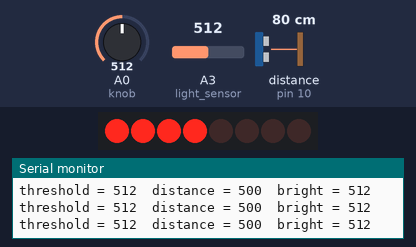
The sketch below on a simulated Arduino Uno, built with avr-gcc and run on an emulated ATmega328P. Parts: 8 shift-register outputs drawn as a row of LEDs (first output left, lit = HIGH), the last lines printed to the serial monitor. Wiring (inferred from the names in the program): ultrasonic range finder: trigger pin 11; echo pin 10; shift register (74HC595): data pin 7; shift clock pin 8; latch pin 9. Wiring (inferred from the signals the program sends): row of LEDs: on Q0, Q1, Q2, Q3, Q4, Q5, Q6, Q7. Inputs (shaded band) come from the test bench; at power-on: distance to the obstacle (sensor on pin 10) 80 cm, A3 (light_sensor) = 512, A0 (knob) = 512. The echo pulse lasts 58.3 µs per cm.

Above: at 1.3 s.
1.4 s: distance to the obstacle (sensor on pin 10) set to 2 cm
At 2.4 s:
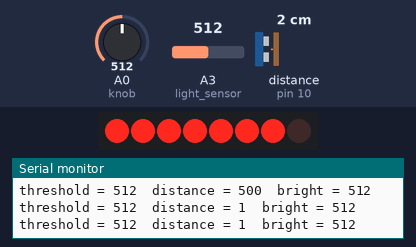
3.0 s: A3 (light_sensor) set to 525
At 3.9 s:
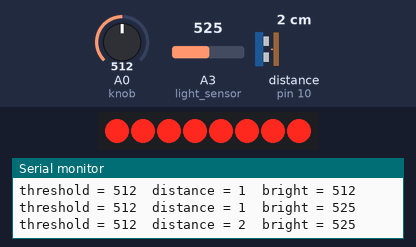
4.5 s: A3 (light_sensor) set to 511
At 5.3 s:
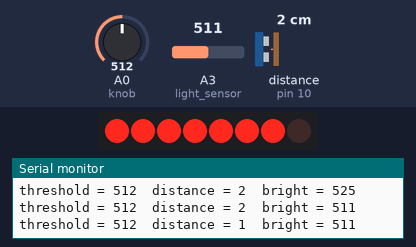
6.0 s: distance to the obstacle (sensor on pin 10) set to 9 cm
At 6.7 s:
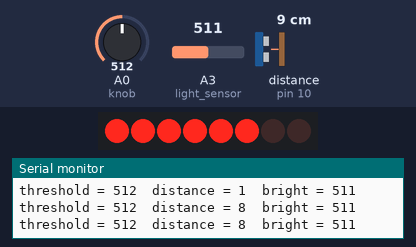
7.5 s: distance to the obstacle (sensor on pin 10) set to 18 cm
At 8.2 s:
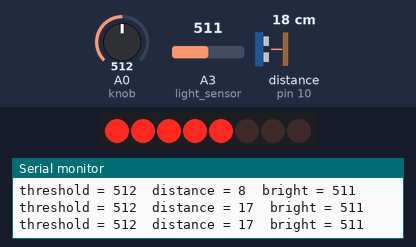
9.0 s: distance to the obstacle (sensor on pin 10) set to 35 cm
At 9.8 s:
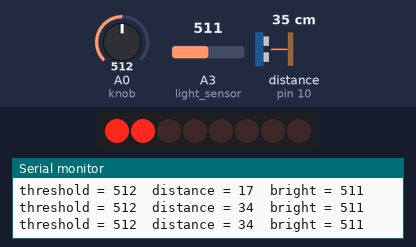
Timing chart, 0 to 11.5 s (numbered marks = the images above; inputs shaded):
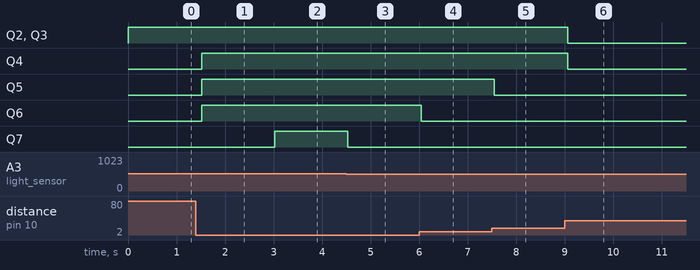

Measured:
- the behaviour switches between 512 and 513 on A3 (light_sensor) (found by bisection; images 1 and 2)
- after the input at 1.4 s, Q4–6: LOW → HIGH after 0.12 s
- after the input at 3.0 s, Q7: LOW → HIGH at once
- after the input at 4.5 s, Q7: HIGH → LOW at once
- after the input at 6.0 s, Q6: HIGH → LOW at once
- after the input at 7.5 s, Q5: HIGH → LOW after 0.05 s
- after the input at 9.0 s, Q2–4: HIGH → LOW after 0.06 s

The sketch:

project_smart_light.ino
```cpp
#define light_sensor A3
#define knob         A0
#define sdi          7
#define sck          8
#define rck          9
#define echo         10
#define trigger      11

#define time_out 3000

void my_shiftOut(int led) {
  for (int i = 0; i < 8; i++) {
    digitalWrite(sdi, !!(led & (1 << (7 - i)))); // mặc định là msb
    digitalWrite(sck, HIGH);
    digitalWrite(sck, LOW);
  }
}

int output = 0x00;

void set_led(int index, int state) {
  // put your setup code here, to run once:
  output = output & ~_BV(index) | (state << index); // (y|0)   ~(1 << index)
  my_shiftOut(output);
  digitalWrite(rck, HIGH);
  digitalWrite(rck, LOW);
}

// Lấy khoảng cách từ SRF đến vật cản
int get_distance() {
  digitalWrite(trigger, LOW);
  delayMicroseconds(2);
  digitalWrite(trigger, HIGH);
  delayMicroseconds(10);
  digitalWrite(trigger, LOW);

  int duration = pulseIn(echo, HIGH, time_out);
  if (duration == 0) return 500;
  return duration / 29.4 / 2;
}

//Lấy giá trị ngưỡng bật đèn
int get_threshold() {
  int knob_value = analogRead(knob);
  //đặt ngưỡng bật đèn lớn nhất là 300
  return (float)knob_value * 1023.0 / 1023.0;
}
// Lấy giá trị độ sáng phòng
int get_brightness() {
  return analogRead(light_sensor);
}

void setup() {
  // put your setup code here, to run once:
  Serial.begin(9600);
  pinMode(light_sensor, INPUT);
  pinMode(knob, INPUT);
  pinMode(sdi, OUTPUT);
  pinMode(rck, OUTPUT);
  pinMode(sck, OUTPUT);
  pinMode(trigger, OUTPUT);
  pinMode(echo, INPUT);
}

void loop() {
  // put your main code here, to run repeatedly:
  int threshold = get_threshold();
  int distance = get_distance();
  int bright = get_brightness();

  Serial.print("threshold = ");
  Serial.print(threshold);
  Serial.print("\tdistance = ");
  Serial.print(distance);
  Serial.print("\tbright = ");
  Serial.println(bright);

  if (bright >= threshold && distance > 50) { // nếu khoảng cách lớn hơn 50 và độ sáng > ngưỡng thì bật đèn theo độ sáng
    int so_led = (float)bright * 8.0 / 1023.0; // càng tối bật càng nhiều đèn

    for (int i = 0; i < so_led; i++) {
      set_led(i, HIGH);
    }
    for (int i = so_led; i < 8; i++) {
      set_led(i, LOW);
    }
  }
  else if (bright <= threshold && distance < 50) { // nếu khoảng cách < 50 và độ sáng < ngưỡng thì bật đèn theo khoảng cách
    int so_led = (float)(50 - distance) * 8.0 / 50.0; // càng gần bật càng nhiều đèn

    for (int i = 0; i < so_led; i++) {
      set_led(i, HIGH);
    }
    for (int i = so_led; i < 8; i++) {
      set_led(i, LOW);
    }
  }
  else if (bright >= threshold && distance < 50) { // nếu khoảng cách < 50 và độ sáng > ngưỡng thì bật hết
    for (int i = 0; i < 8; i++) {
      set_led(i, HIGH);
    }
  }
  else {
    for (int i = 0; i < 8; i++) { // không thỏa mãn điều kiện thì tắt hết
      set_led(i, LOW);
    }
  }
  delay(500);
}
```
